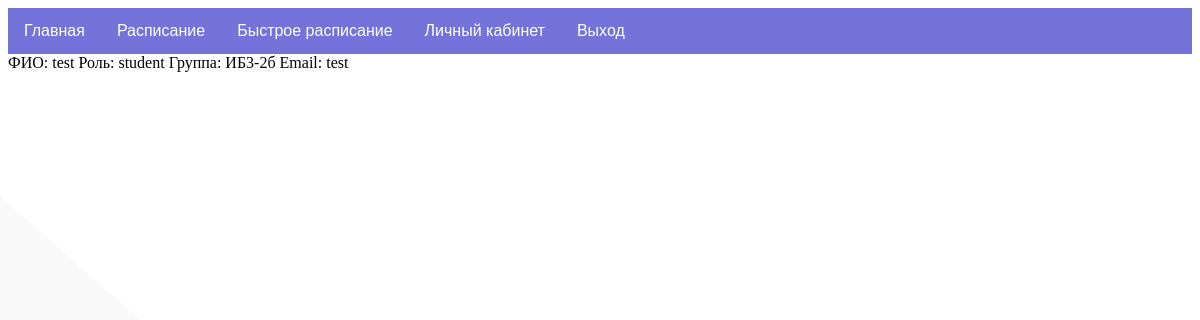
Screenshot of /profile (signed in) with the database file from the repository.
### tables this page shows
CREATE TABLE mainmenu (
id integer PRIMARY KEY AUTOINCREMENT,
title text NOT NULL,
url text NOT NULL
);

CREATE TABLE "users" (
	"id"	integer,
	"name"	text NOT NULL,
	"role"	text,
	"group_name"	TEXT,
	"email"	text NOT NULL,
	"psw"	text NOT NULL,
	"code"	TEXT,
	PRIMARY KEY("id" AUTOINCREMENT)
);

### main.py (the view)
@app.route("/profile")
@login_required
def profile():
    user = current_user.get_id()
    role = dbase.getUserRole(user)
    return render_template("profile.html", menu=dbase.getMenu(), role=role, user=dbase.getUserInfo(user), title="Личный кабинет")

### DataBase.py (called while the page is built)
    def getMenu(self):
        sql = '''SELECT * FROM mainmenu'''
        try:
            self.__cur.execute(sql)
            res = self.__cur.fetchall()
            if res: return res
        except:
            print("Ошибка чтения из БД")
        return []

    def getUser(self, user_id):
        try:
            self .__cur.execute(f"SELECT * FROM users WHERE id = '{user_id}' LIMIT 1")
            res = self.__cur.fetchone()
            return res
        except sqlite3.Error as e:
            print("Ошибка получения данных из БД "+str(e))
        return False

    def getUserInfo(self, user):
        try:
            self .__cur.execute(f"SELECT * FROM users WHERE id = '{user}' LIMIT 1")
            res = self.__cur.fetchone()
            return res
        except sqlite3.Error as e:
            print("Ошибка получения данных из БД "+str(e))
        return False

    def getUserRole(self, user):
        try:
            [res], = self.__cur.execute('SELECT role FROM users WHERE id=?', (user,))
            return res
        except sqlite3.Error as e:
            print("Ошибка получения данных из БД "+str(e))
        return False

### UserLogin.py (called while the page is built)
    def fromDB(self, user_id, db):
        self.__user = db.getUser(user_id)
        return self

    def get_id(self):
        return str(self.__user['id'])

### main.py (called while the page is built)
@login_manager.user_loader
def load_user(user_id):
    print("load_user")
    return UserLogin().fromDB(user_id, dbase)

def connect_db():
    conn = sqlite3.connect(app.config['DATABASE'])
    conn.row_factory = sqlite3.Row
    return conn

def get_db():
    if not hasattr(g, 'link_db'):
        g.link_db = connect_db()
    return g.link_db

@app.before_request
def before_request():
    global dbase
    db = get_db()
    dbase = DataBase(db)

### templates/profile.html
{% include 'base.html' %}
{% block content -%}
    {% block user -%}
        <ul1>
        <li1><a>ФИО: {{user.name}}</a></li1>
        <li1><a>Роль: {{user.role}}</a></li1>
        <li1><a>Группа: {{user.group_name}}</a></li1>
        <li1><a>Email: {{user.email}}</a></li1>
        </ul1>
    {% endblock user -%}
{% endblock content -%}

### templates/base.html (shortened to what this page needs)
<!DOCTYPE html>
<html lang="en">
<head>
  <link href="static/style.css" rel="stylesheet">
</head>
<body>
    <nav class='nav-content'>
        {% block content -%}
            {% block mainmenu -%}
                <ul class="mainmenu">
                {% for m in menu -%}
                    <li><a href="{{m.url}}">{{m.title}}</a></li>
                {% endfor -%}
                {% if role == 'student' %}
                    <li><a href="schedule">Быстрое расписание</a></li>
                    <li><a href="profile">Личный кабинет</a></li>
                    <li><a href="logout">Выход</a></li>
                {% endif %}
                </ul>
            {% endblock mainmenu -%}
        {% endblock content -%}
    </nav>
</body>
</html>

### static/style.css (style rules this page uses)
body { background-color: #ffffff; background-attachment: fixed; -webkit-background-size: cover; -moz-background-size: cover; -o-background-size: cover; background-size: cover; }
ul { list-style-type: none; margin: 0; padding: 0; overflow: hidden; background-color: #7373D9; font-family: Arial, Helvetica, sans-serif; }
li { float: left; }
li a { display: block; color: white; text-align: center; padding: 14px 16px; text-decoration: none; }

### rows the page displays
mainmenu: title "Главная"
mainmenu: title "Расписание"
users: name "test", role "student", group_name "ИБ3-2б", email "test"
